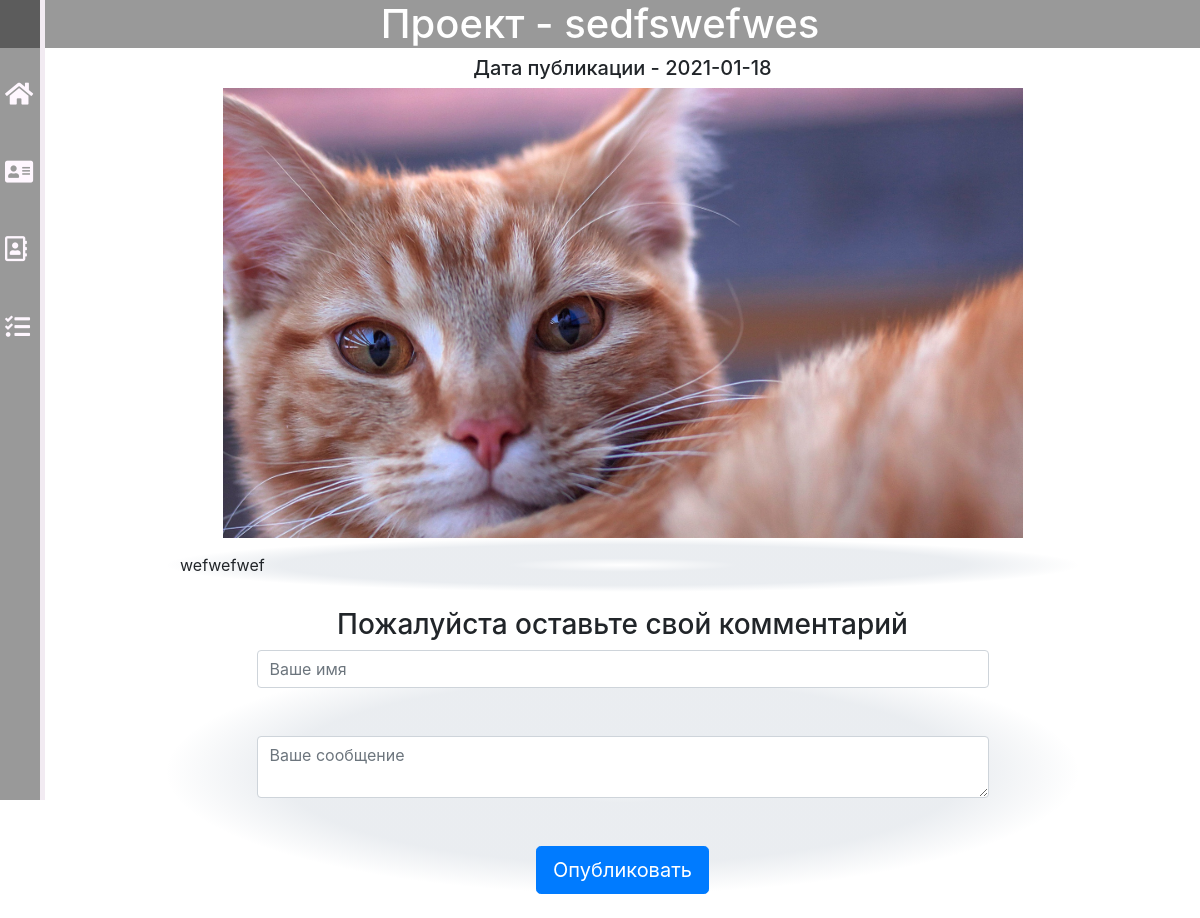
Before: /project/21 with the older database file.
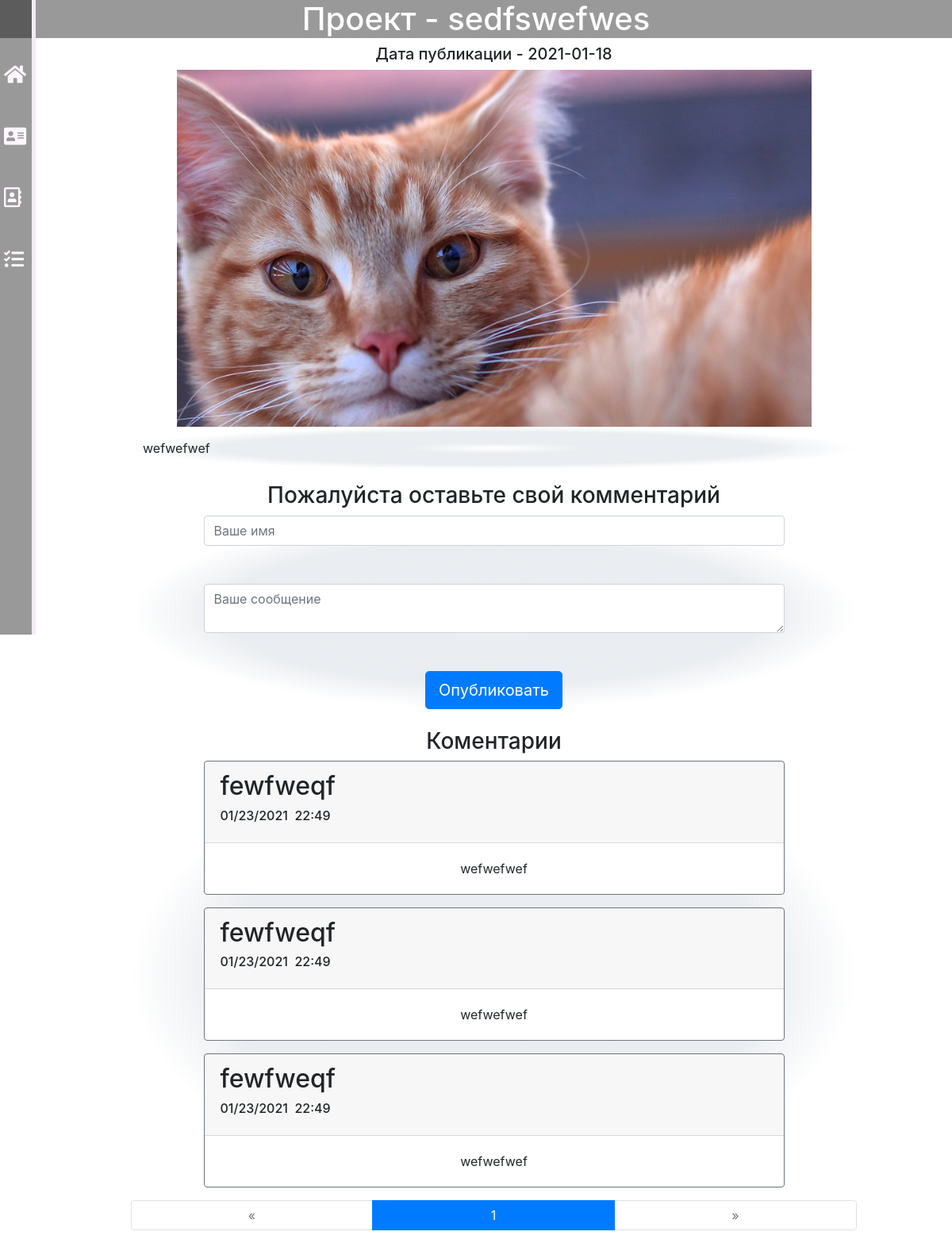
After: the same page with the newer database file.
### main/models.py (models this page shows)
class Comment(models.Model):
    project = models.ForeignKey(Project, on_delete=models.CASCADE)
    author = models.CharField(max_length=30)
    date = models.DateTimeField()
    comment = models.TextField()

### main/views.py (the view, shortened to what this page needs)
# urls.py: path('project/<int:number_of_project>', views.project),
def project(request, number_of_project):
    if Project.objects.get(id=number_of_project):
        dictinary = model_to_dict(Project.objects.get(id=number_of_project))
        list_comments = Paginator(list(Comment.objects.filter(project=number_of_project)), 3)
        page_number = request.GET.get('page')
        dictinary['comments'] = list_comments.get_page(page_number)
        dictinary['text'] = dictinary['text'].replace("\n", "<br>")
        return render(request, 'main/project.html', dictinary)
    else:
        return redirect('/')

### main/templates/main/project.html (shortened to what this page needs)
{% extends 'main/layout.html' %}
{% load static %}
{% block styles %}
<link rel="stylesheet" href="{% static 'main/project.css' %}">
{% endblock %}
{% block name %}<h1>Проект - {{name}}</h1>{% endblock %}
{% block content %}
<h5>Дата публикации - {{date|date:'Y-m-d'}}</h5>
<img id="project_img" src="{{image.url}}" alt="My image">
<p id="text">{{text | safe}}</p>
<h3>Пожалуйста оставьте свой комментарий</h3>
<form method="POST", action="{{id}}">
    <input type="text", name="author", placeholder="Ваше имя" class="form-control">
    <br><br>
    <textarea name="comment", placeholder="Ваше сообщение" class="form-control"></textarea>
    <br><br>
    <input type="submit", value="Опубликовать" class="btn btn-primary btn-lg">
</form>
<br/>
{% if comments %}
<h3>Коментарии</h3>
<div id="comments">
{% for comment in comments %}
    <div class="card border-secondary mb-3">
      <div class="card-header"><h2>{{comment.author}}
          <h6 class="card-title">{{comment.date |date:"SHORT_DATE_FORMAT"}}
                                 {{comment.date |time:"G:i "}}</h6></h2>
      </div>
      <div class="card-body">
        <p class="card-text">{{comment.comment | safe}}</p>
      </div>
    </div>
{% endfor %}
</div>
<ul class="pagination">
    {% if comments.has_previous %}
        <li class="page-item">
            <a href="?page=1" class="page-link">&laquo;&laquo;</a>
        </li>
        <li class="page-item">
            <a href="?page={{ comments.previous_page_number }}" class="page-link">&laquo;</a>
        </li>
    {% else %}
        <li class="page-item disabled">
            <a class="page-link" href="#">&laquo;</a>
        </li>
    {% endif %}
    <li class="page-item active">
        <a class="page-link" href="#">{{ comments.number }}</a>
    </li>
    {% if comments.has_next %}
        <li class="page-item">
            <a href="?page={{ comments.next_page_number }}" class="page-link">&raquo;</a>
        </li>
        <li class="page-item">
            <a href="?page={{ comments.paginator.num_pages }}" class="page-link">&raquo;&raquo;</a>
        </li>
    {% else %}
        <li class="page-item disabled">
            <a class="page-link" href="#">&raquo;</a>
        </li>
    {% endif %}
</ul>
{% endif %}
{% endblock %}

Changed rows visible on the page:
added Comment: author "fewfweqf", date "01/23/2021", date "22:49", comment "wefwefwef"
added Comment: author "fewfweqf", date "01/23/2021", date "22:49", comment "wefwefwef"
added Comment: author "fewfweqf", date "01/23/2021", date "22:49", comment "wefwefwef"
Other visible differences:
{{ comments.number }}: (not shown) → "1"
text now shown: "Коментарии « »"
